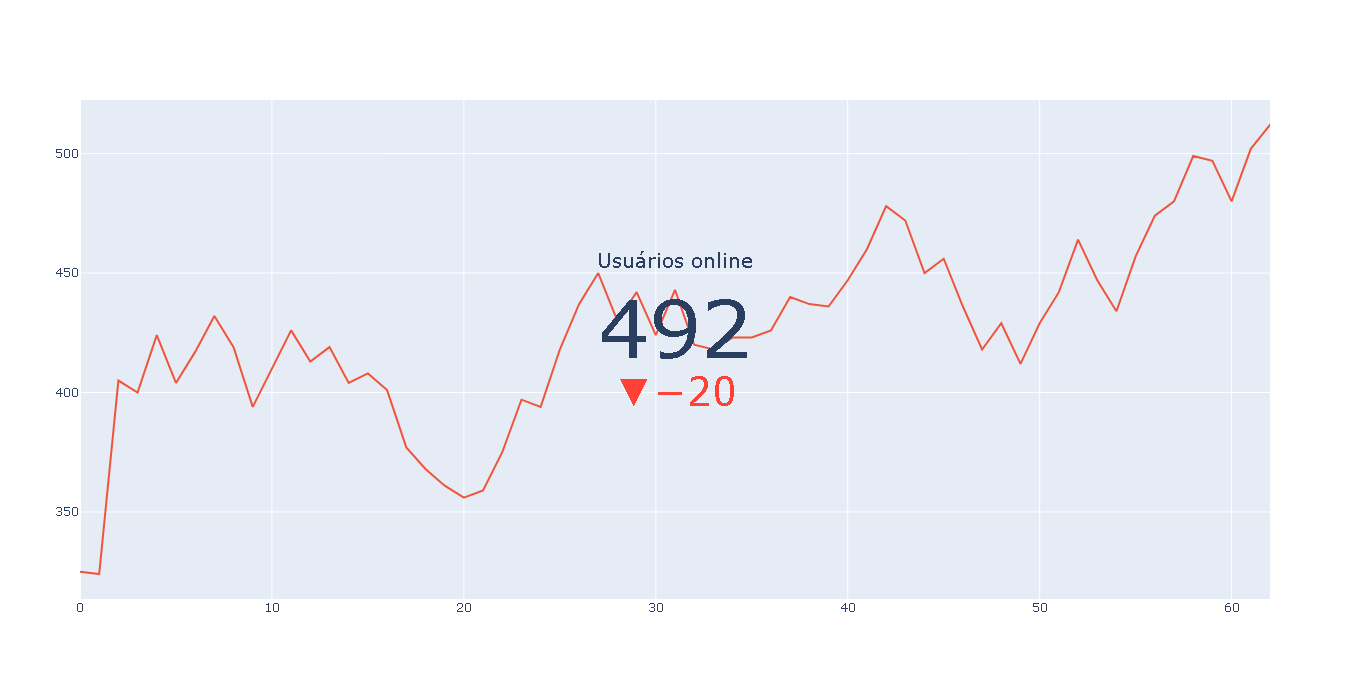

The Python source for this figure:
import plotly.graph_objects as go

fig = go.Figure(go.Indicator(
    mode = "number+delta", # o tipo de indicador (número + triângulo de variação)
    value = 492, # valor a ser exibido, podendo ser uma variável
    delta = {"reference": 512, "valueformat": ".0f"}, # nível do índice máximo da escala (esse valor definirá se houve aumento ou perda do delta)
    title = {"text": "Usuários online"}, # título do gráfico
    domain = {'y': [0, 1], 'x': [0.25, 0.75]}))

fig.add_trace(go.Scatter( # gráfico scatter
    y = [325, 324, 405, 400, 424, 404, 417, 432, 419, 394, 410, 426, 413, 419, 404, 408, 401, 377, 368, 361, 356, 359, 375, 397, 394, 418, 437, 450, 430, 442, 424, 443, 420, 418, 423, 423, 426, 440, 437, 436, 447, 460, 478, 472, 450, 456, 436, 418, 429, 412, 429, 442, 464, 447, 434, 457, 474, 480, 499, 497, 480, 502, 512, 492]))

fig.update_layout(xaxis = {'range': [0, 62]}) # Eixo X de 0 à 62
fig.show()
